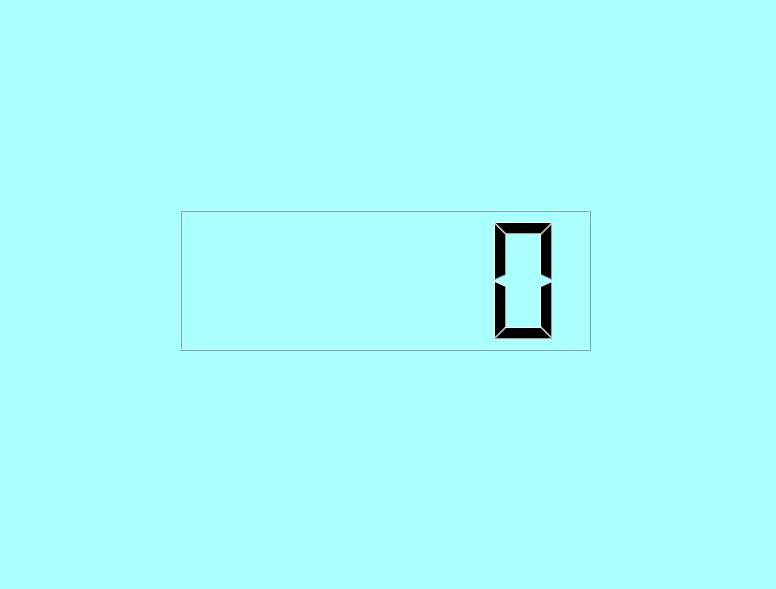
<?xml version="1.0" encoding="UTF-8"?>
<ui version="4.0">
 <class>MainWindow</class>
 <widget class="QMainWindow" name="MainWindow">
  <property name="geometry">
   <rect>
    <x>0</x>
    <y>0</y>
    <width>776</width>
    <height>589</height>
   </rect>
  </property>
  <property name="windowTitle">
   <string>MainWindow</string>
  </property>
  <property name="styleSheet">
   <string notr="true">background-color: rgb(170, 255, 255);</string>
  </property>
  <widget class="QWidget" name="centralwidget">
   <widget class="QLabel" name="label_2">
    <property name="geometry">
     <rect>
      <x>450</x>
      <y>20</y>
      <width>241</width>
      <height>111</height>
     </rect>
    </property>
    <property name="text">
     <string/>
    </property>
    <property name="pixmap">
     <pixmap>../Imagenes/Fi.png</pixmap>
    </property>
    <property name="scaledContents">
     <bool>true</bool>
    </property>
   </widget>
   <widget class="QLabel" name="label">
    <property name="geometry">
     <rect>
      <x>30</x>
      <y>20</y>
      <width>231</width>
      <height>101</height>
     </rect>
    </property>
    <property name="styleSheet">
     <string notr="true">background-color: rgb(170, 255, 255);</string>
    </property>
    <property name="text">
     <string/>
    </property>
    <property name="pixmap">
     <pixmap>../Imagenes/uat-logo.jpg</pixmap>
    </property>
    <property name="scaledContents">
     <bool>true</bool>
    </property>
   </widget>
   <widget class="QLCDNumber" name="lcdNumber">
    <property name="geometry">
     <rect>
      <x>180</x>
      <y>210</y>
      <width>411</width>
      <height>141</height>
     </rect>
    </property>
   </widget>
  </widget>
  <widget class="QMenuBar" name="menubar">
   <property name="geometry">
    <rect>
     <x>0</x>
     <y>0</y>
     <width>776</width>
     <height>21</height>
    </rect>
   </property>
  </widget>
 </widget>
 <resources>
  <include location="../Imagenes/Recursos.qrc"/>
 </resources>
 <connections/>
</ui>
